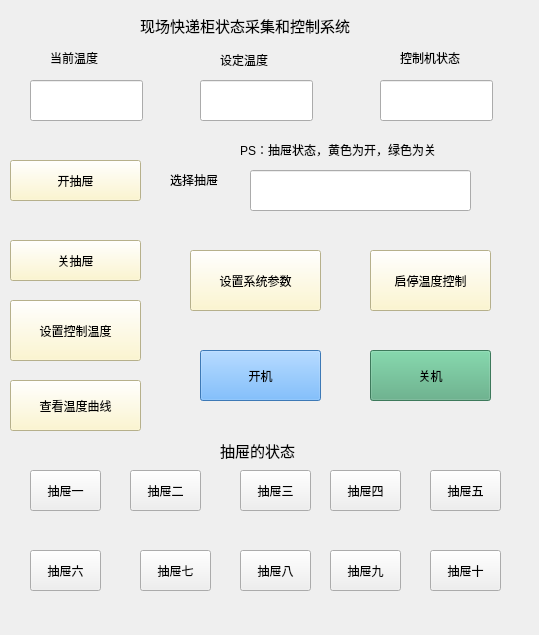
<?xml version="1.0" encoding="UTF-8"?>
<ui version="4.0">
 <class>Form</class>
 <widget class="QWidget" name="Form">
  <property name="geometry">
   <rect>
    <x>0</x>
    <y>0</y>
    <width>539</width>
    <height>635</height>
   </rect>
  </property>
  <property name="windowTitle">
   <string>Form</string>
  </property>
  <widget class="QLabel" name="label">
   <property name="geometry">
    <rect>
     <x>140</x>
     <y>10</y>
     <width>291</width>
     <height>31</height>
    </rect>
   </property>
   <property name="font">
    <font>
     <family>Arial</family>
     <pointsize>11</pointsize>
    </font>
   </property>
   <property name="text">
    <string>现场快递柜状态采集和控制系统</string>
   </property>
  </widget>
  <widget class="QLabel" name="label_2">
   <property name="geometry">
    <rect>
     <x>50</x>
     <y>50</y>
     <width>72</width>
     <height>15</height>
    </rect>
   </property>
   <property name="text">
    <string>当前温度</string>
   </property>
  </widget>
  <widget class="QLabel" name="label_3">
   <property name="geometry">
    <rect>
     <x>220</x>
     <y>50</y>
     <width>101</width>
     <height>20</height>
    </rect>
   </property>
   <property name="text">
    <string>设定温度</string>
   </property>
  </widget>
  <widget class="QLabel" name="label_4">
   <property name="geometry">
    <rect>
     <x>400</x>
     <y>50</y>
     <width>91</width>
     <height>16</height>
    </rect>
   </property>
   <property name="text">
    <string>控制机状态</string>
   </property>
  </widget>
  <widget class="QLineEdit" name="set_temperature">
   <property name="geometry">
    <rect>
     <x>200</x>
     <y>80</y>
     <width>113</width>
     <height>41</height>
    </rect>
   </property>
   <property name="font">
    <font>
     <family>Arial</family>
     <pointsize>11</pointsize>
    </font>
   </property>
  </widget>
  <widget class="QPushButton" name="open_drawer">
   <property name="geometry">
    <rect>
     <x>10</x>
     <y>160</y>
     <width>131</width>
     <height>41</height>
    </rect>
   </property>
   <property name="styleSheet">
    <string notr="true">background-color: rgb(255, 246, 194);
</string>
   </property>
   <property name="text">
    <string>开抽屉</string>
   </property>
  </widget>
  <widget class="QPushButton" name="control_temperature">
   <property name="geometry">
    <rect>
     <x>370</x>
     <y>250</y>
     <width>121</width>
     <height>61</height>
    </rect>
   </property>
   <property name="styleSheet">
    <string notr="true">background-color: rgb(255, 246, 194);</string>
   </property>
   <property name="text">
    <string>启停温度控制</string>
   </property>
  </widget>
  <widget class="QPushButton" name="set_contemper">
   <property name="geometry">
    <rect>
     <x>10</x>
     <y>300</y>
     <width>131</width>
     <height>61</height>
    </rect>
   </property>
   <property name="styleSheet">
    <string notr="true">background-color: rgb(255, 246, 194);</string>
   </property>
   <property name="text">
    <string>设置控制温度</string>
   </property>
  </widget>
  <widget class="QPushButton" name="set_sys">
   <property name="geometry">
    <rect>
     <x>190</x>
     <y>250</y>
     <width>131</width>
     <height>61</height>
    </rect>
   </property>
   <property name="styleSheet">
    <string notr="true">background-color: rgb(255, 246, 194);</string>
   </property>
   <property name="text">
    <string>设置系统参数</string>
   </property>
  </widget>
  <widget class="QLabel" name="label_5">
   <property name="geometry">
    <rect>
     <x>220</x>
     <y>440</y>
     <width>281</width>
     <height>20</height>
    </rect>
   </property>
   <property name="font">
    <font>
     <family>Arial</family>
     <pointsize>11</pointsize>
    </font>
   </property>
   <property name="layoutDirection">
    <enum>Qt::RightToLeft</enum>
   </property>
   <property name="text">
    <string>抽屉的状态</string>
   </property>
  </widget>
  <widget class="QPushButton" name="openbutton">
   <property name="geometry">
    <rect>
     <x>200</x>
     <y>350</y>
     <width>121</width>
     <height>51</height>
    </rect>
   </property>
   <property name="styleSheet">
    <string notr="true">background-color: rgb(85, 170, 255);</string>
   </property>
   <property name="text">
    <string>开机</string>
   </property>
  </widget>
  <widget class="QPushButton" name="closebutton">
   <property name="geometry">
    <rect>
     <x>370</x>
     <y>350</y>
     <width>121</width>
     <height>51</height>
    </rect>
   </property>
   <property name="styleSheet">
    <string notr="true">background-color: rgb(85, 170, 127);</string>
   </property>
   <property name="text">
    <string>关机</string>
   </property>
  </widget>
  <widget class="QLineEdit" name="chose_drawer">
   <property name="geometry">
    <rect>
     <x>250</x>
     <y>170</y>
     <width>221</width>
     <height>41</height>
    </rect>
   </property>
  </widget>
  <widget class="QLabel" name="label_7">
   <property name="geometry">
    <rect>
     <x>170</x>
     <y>170</y>
     <width>151</width>
     <height>20</height>
    </rect>
   </property>
   <property name="text">
    <string>选择抽屉</string>
   </property>
  </widget>
  <widget class="QPushButton" name="close_drawer">
   <property name="geometry">
    <rect>
     <x>10</x>
     <y>240</y>
     <width>131</width>
     <height>41</height>
    </rect>
   </property>
   <property name="styleSheet">
    <string notr="true">background-color: rgb(255, 246, 194);
</string>
   </property>
   <property name="text">
    <string>关抽屉</string>
   </property>
  </widget>
  <widget class="QLineEdit" name="controller_state">
   <property name="geometry">
    <rect>
     <x>380</x>
     <y>80</y>
     <width>113</width>
     <height>41</height>
    </rect>
   </property>
   <property name="font">
    <font>
     <family>Arial</family>
     <pointsize>11</pointsize>
    </font>
   </property>
  </widget>
  <widget class="QLineEdit" name="now_temperature">
   <property name="geometry">
    <rect>
     <x>30</x>
     <y>80</y>
     <width>113</width>
     <height>41</height>
    </rect>
   </property>
   <property name="font">
    <font>
     <family>Arial</family>
     <pointsize>11</pointsize>
    </font>
   </property>
  </widget>
  <widget class="QPushButton" name="dr10">
   <property name="geometry">
    <rect>
     <x>430</x>
     <y>550</y>
     <width>71</width>
     <height>41</height>
    </rect>
   </property>
   <property name="text">
    <string>抽屉十</string>
   </property>
  </widget>
  <widget class="QPushButton" name="dr3">
   <property name="geometry">
    <rect>
     <x>240</x>
     <y>470</y>
     <width>71</width>
     <height>41</height>
    </rect>
   </property>
   <property name="text">
    <string>抽屉三</string>
   </property>
  </widget>
  <widget class="QPushButton" name="dr8">
   <property name="geometry">
    <rect>
     <x>240</x>
     <y>550</y>
     <width>71</width>
     <height>41</height>
    </rect>
   </property>
   <property name="text">
    <string>抽屉八</string>
   </property>
  </widget>
  <widget class="QPushButton" name="dr1">
   <property name="geometry">
    <rect>
     <x>30</x>
     <y>470</y>
     <width>71</width>
     <height>41</height>
    </rect>
   </property>
   <property name="text">
    <string>抽屉一</string>
   </property>
  </widget>
  <widget class="QPushButton" name="dr9">
   <property name="geometry">
    <rect>
     <x>330</x>
     <y>550</y>
     <width>71</width>
     <height>41</height>
    </rect>
   </property>
   <property name="text">
    <string>抽屉九</string>
   </property>
  </widget>
  <widget class="QPushButton" name="dr2">
   <property name="geometry">
    <rect>
     <x>130</x>
     <y>470</y>
     <width>71</width>
     <height>41</height>
    </rect>
   </property>
   <property name="text">
    <string>抽屉二</string>
   </property>
  </widget>
  <widget class="QPushButton" name="dr4">
   <property name="geometry">
    <rect>
     <x>330</x>
     <y>470</y>
     <width>71</width>
     <height>41</height>
    </rect>
   </property>
   <property name="text">
    <string>抽屉四</string>
   </property>
  </widget>
  <widget class="QPushButton" name="dr7">
   <property name="geometry">
    <rect>
     <x>140</x>
     <y>550</y>
     <width>71</width>
     <height>41</height>
    </rect>
   </property>
   <property name="text">
    <string>抽屉七</string>
   </property>
  </widget>
  <widget class="QPushButton" name="dr6">
   <property name="geometry">
    <rect>
     <x>30</x>
     <y>550</y>
     <width>71</width>
     <height>41</height>
    </rect>
   </property>
   <property name="text">
    <string>抽屉六</string>
   </property>
  </widget>
  <widget class="QPushButton" name="dr5">
   <property name="geometry">
    <rect>
     <x>430</x>
     <y>470</y>
     <width>71</width>
     <height>41</height>
    </rect>
   </property>
   <property name="text">
    <string>抽屉五</string>
   </property>
  </widget>
  <widget class="QLabel" name="label_8">
   <property name="geometry">
    <rect>
     <x>240</x>
     <y>140</y>
     <width>321</width>
     <height>20</height>
    </rect>
   </property>
   <property name="text">
    <string>PS：抽屉状态，黄色为开，绿色为关</string>
   </property>
  </widget>
  <widget class="QPushButton" name="temper_chart">
   <property name="geometry">
    <rect>
     <x>10</x>
     <y>380</y>
     <width>131</width>
     <height>51</height>
    </rect>
   </property>
   <property name="styleSheet">
    <string notr="true">background-color: rgb(255, 246, 194);</string>
   </property>
   <property name="text">
    <string>查看温度曲线</string>
   </property>
  </widget>
 </widget>
 <resources/>
 <connections/>
</ui>
